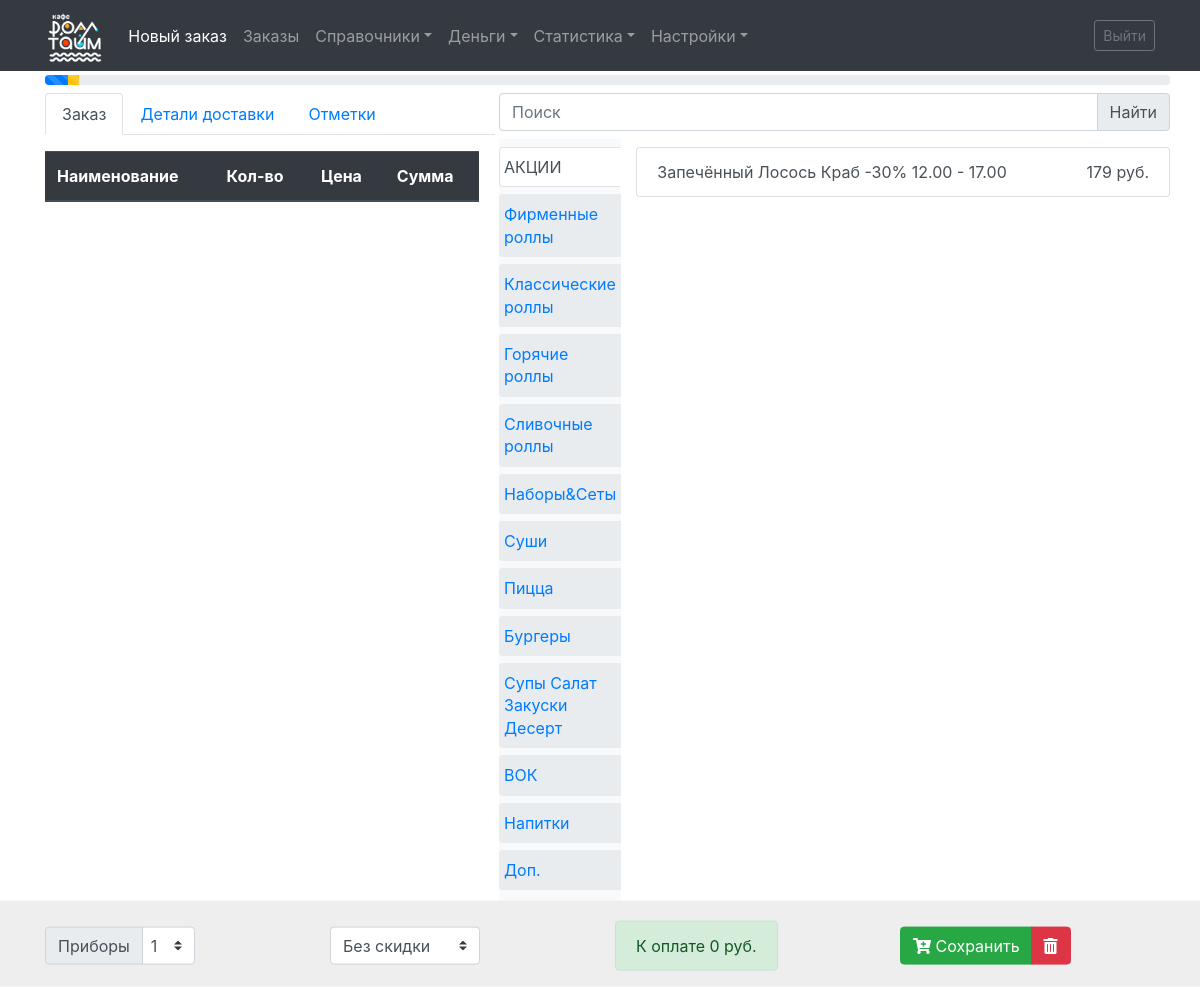
Before: /new_order/ with the older database file.
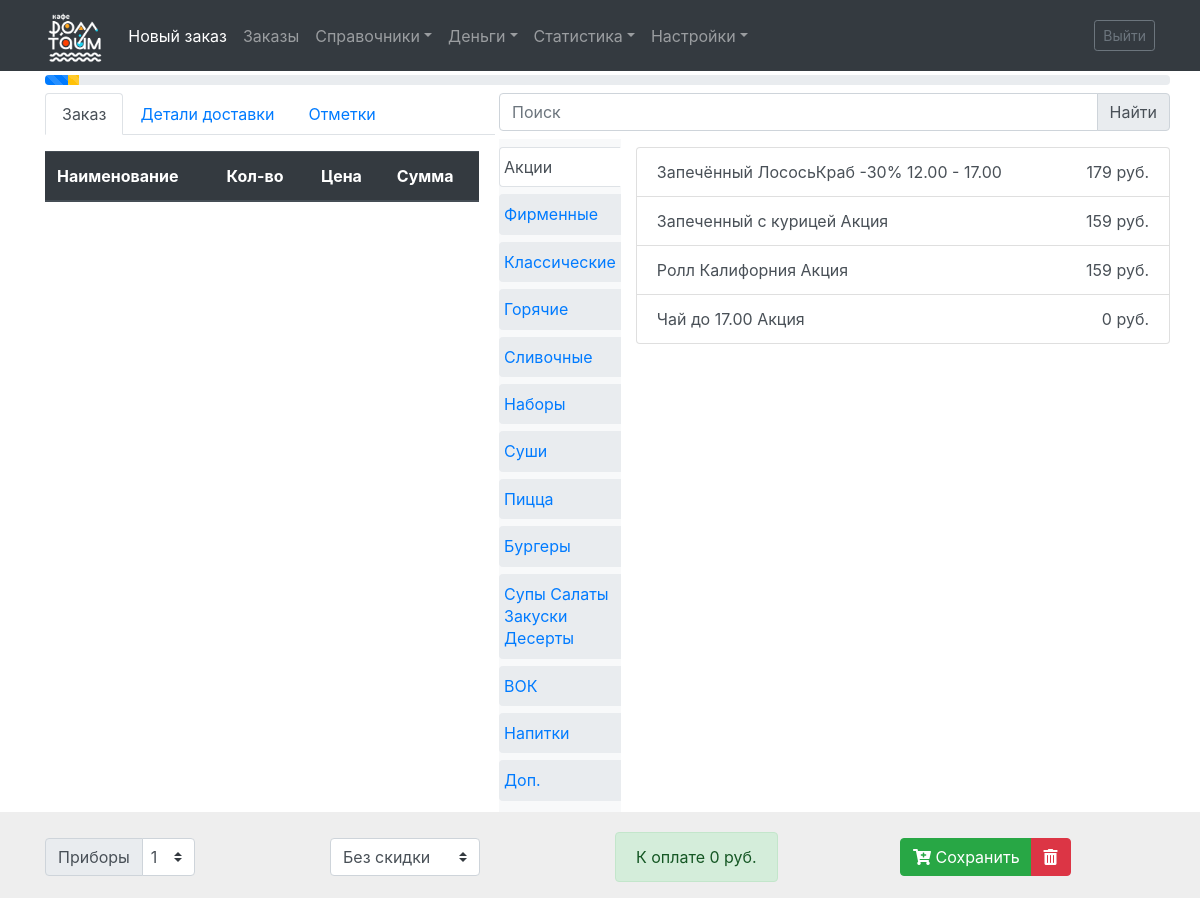
After: the same page with the newer database file.
### new_order/models.py (models this page shows, shortened)
class Category(models.Model):
    class Meta:
        verbose_name = "Категория"
        verbose_name_plural = "Категории"
        ordering = ['category_sort']
    category_id = models.AutoField(
        verbose_name='Номер категории', primary_key=True)
    category_name = models.CharField(verbose_name='Категория', max_length=100)
    category_show = models.BooleanField('Видимость', default=True)
    category_sort = models.IntegerField('Порядок', default=0)

class Item(models.Model):
    class Meta:
        verbose_name = "Товар"
        verbose_name_plural = "Товары"
    def __str__(self):
        return f'{self.item_name}'
    item_id = models.AutoField(verbose_name='Номер товара', primary_key=True)
    item_index = models.IntegerField(
        verbose_name='Артикул', blank=True, null=True)
    item_category = models.ForeignKey(
        Category, verbose_name='Категория', on_delete=models.CASCADE, blank=False)
    item_name = models.CharField(
        verbose_name='Наименование', max_length=100, default='')
    item_price = models.IntegerField(verbose_name='Цена')
    item_color = models.ForeignKey(
        Color, verbose_name='Цвет', on_delete=models.SET_NULL, blank=True, null=True)
    item_description = models.TextField(verbose_name='Описание', blank=True)
    item_show = models.BooleanField('Видимость', default=True)

### new_order/views.py (the view)
# urls.py: path('new_order/', include('new_order.urls')),
def new_order(request):
    item_formset = modelformset_factory(OrderItem, form=ItemForm, extra=0, can_delete=True)
    if request.method == 'POST':
        form = NewOrderForm(request.POST, auto_id=False)
        formset = item_formset(request.POST)
        if create_or_edit_order(form, formset):
            return redirect('new_order:new_order_url')
    else:
        form = NewOrderForm(auto_id=False, initial={
            'order_branch': 1,
            'order_number': create_new_order_number(),
            'order_payment': 1,
            'order_marks': 1,
        })
        formset = item_formset(queryset=OrderItem.objects.none())
    return render(request, 'new_order/new_order.html', prepare_context_for_html(form, formset))

### new_order/models.py (called while the page is built)
    def __str__(self):
        return f'{self.sale}'

    def __str__(self):
        return f'{self.learning_from_name}'

    def __str__(self):
        return f'{self.branch_name} - {self.branch_address}'

### new_order/services.py (called while the page is built)
def prepare_context_for_html(form, formset):
    category_list = Category.objects.all()
    item_list = Item.objects.all()
    context = {'category_list': category_list,
               'item_list': item_list,
               'form': form,
               'formset': formset,
               }
    return context

def create_new_order_number() -> int:
    order_numbers = Order.objects.all().only('order_number')
    new_order_number = 0
    for order_number in order_numbers:
        if order_number.order_number > new_order_number:
            new_order_number = order_number.order_number
    new_order_number += 1
    return new_order_number

### templates/new_order/new_order.html (shortened to what the changed rows need)
{% extends "base.html" %}
{% load static %}
{% block custom_head %}
<link rel="stylesheet" href='{% static "css/new_order.css" %}'>
{% endblock %}
{% block container %}
    <form method="post" action="" id="form_new_order_data">
        <div class="container-lg">
            <div class="row">
                <div class="col pr-1 flex-grow-0">
                    <div class="tab-content mt-3" style="width: 450px">
                        <div class="tab-pane fade active show mr-3" id="order">
                            <table class="table input_to_text" id="table-for-goods">
                                <thead class="thead-dark">
                                <tr>
                                    <th scope="col">Наименование</th>
                                    <th scope="col" nowrap>Кол-во</th>
                                    <th scope="col">Цена</th>
                                    <th scope="col">Сумма</th>
                                </tr>
                                </thead>
                            </table>
                        </div>
                    </div>
                </div>
                <div class="col">
                    <div class="row">
                        <div class="col px-0 bg-light custom-nav flex-grow-0" style="width: 143px">
                            <ul class="nav nav-tabs mt-2 mb-1 flex-column">
                                {% for category in category_list %} {% if category.category_show %}
                                    <li class="nav-item"><a
                                            class="nav-link mx-0 px-1 {% if forloop.counter == 1 %}active{% endif %}"
                                            data-toggle="tab" href="#id_{{ category.category_id }}">
                                        {{ category.category_name }}</a></li>
                                {% endif %} {% endfor %}
                            </ul>
                        </div>
                        <div class="col pr-0">
                            <div class="tab-content custom-list mt-2">
                                {% for category in category_list %}
                                    {% if category.category_show %}
                                        <div class="tab-pane fade {% if forloop.counter == 1 %}active show{% endif %}"
                                             id="id_{{ category.category_id }}">
                                            <div class="list-group">
                                                {% for item in item_list %}
                                                    {% if item.item_category_id == category.category_id %}
                                                        {% if item.item_show %}
                                                            <a href="javascript://"
                                                               onclick="addRow('{{ form.order_number.value }}', '{{ item.item_id }}', '{{ item.item_name }}', '{{ item.item_price }}'); return false;"
                                                               class="list-group-item list-group-item-action">
                                                                {{ item.item_name }}
                                                                <span>{{ item.item_price }} руб.</span>
                                                            </a> {% endif %} {% endif %} {% endfor %}
                                            </div>
                                        </div>
                                    {% endif %}
                                {% endfor %}
                            </div>
                        </div>
                    </div>
                </div>
            </div>
        </div>
    </form>
{% endblock %}

Changed rows visible on the page:
changed Category: gains Item (item_name "Запеченный с курицей Акция", item_price "159"); gains Item (item_name "Ролл Калифорния Акция", item_price "159"); gains Item (item_name "Чай до 17.00 Акция", item_price "0"); category_name "АКЦИИ" → "Акции"
changed Category: category_name "Фирменные роллы" → "Фирменные"
changed Category: category_name "Классические роллы" → "Классические"
changed Category: category_name "Горячие роллы" → "Горячие"
changed Category: category_name "Сливочные роллы" → "Сливочные"
changed Category: category_name "Наборы&Сеты" → "Наборы"
changed Category: category_name "Супы Салат Закуски Десерт" → "Супы Салаты Закуски Десерты"
changed Item: item_name "Запечённый Лосось Краб -30% 12.00 - 17.00" → "Запечённый ЛососьКраб -30% 12.00 - 17.00"
